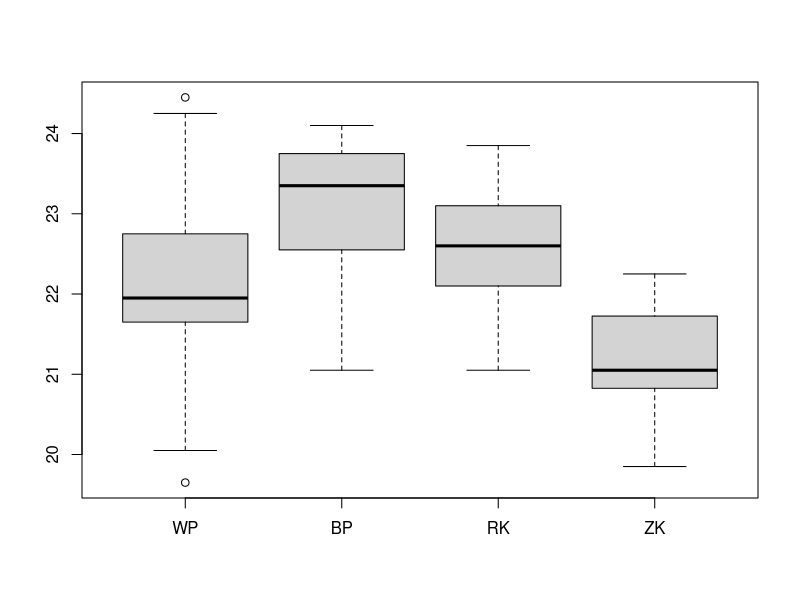

Reproduce this figure in R. (Note: this script raises an error after producing the figure.)
library(car)
library(reshape2)

df <- read.table("Kuckuckseier.txt", header=TRUE)
head(df)
dim(df)
# 45 4

# 1 = WP,  2 = BP,  3 = RK, 4 = ZK
str(df)

# Überprüfung auf NA-Werte und Anschauen der Verteilung
summary(df)
# Es gibt NA-Werte aufgrund der unterschiedlichen Anzahl von Eimessungen pro Vogelart
# NA-Werte werden bei den statistischen Tests ignoriert

boxplot(df, main="", names=c("WP", "BP", "RK", "ZK"))
names(df) <- c("WP_1", "BP_2", "RK_3", "ZK_4")

attach(df)
par(mar = c(4.2, 4, 1, 1), mfrow = c(2, 2))
hist(WP, main = "", ylab = "Empirische Dichte", probability = TRUE, 
     cex.axis = 1.1, cex.lab = 1.3)
hist(BP, main = "", ylab = "Empirische Dichte", probability = TRUE, 
     cex.axis = 1.1, cex.lab = 1.3)
hist(RK, main = "", ylab = "Empirische Dichte", probability = TRUE, 
     cex.axis = 1.1, cex.lab = 1.3)
hist(ZK, main = "", ylab = "Empirische Dichte", probability = TRUE, 
     cex.axis = 1.1, cex.lab = 1.3)

# Überprüfung auf Normalverteilung mit NQ-Plots
for (i in 1:4){
  qqnorm(df[[i]], main = colnames(df)[i], xlab = "Theoretisches Quantil", 
         ylab = "Empirisches Quantil")
  qqline(df[[i]], col = "red", lwd = 2)
}
# spricht nichts gegen eine Normalverteilung der Variablen

# Überprüfung auf Varianzhomogenität
long_df <- melt(df, variable.name = "Species", value.name = "Length")

# Levene's Test auf Varianzhomogenität
# H0: Die Varianzen in allen Gruppen sind gleich (Varianzhomogenität).
# H1: Mindestens eine Gruppe hat eine andere Varianz (keine Varianzhomogenität).
leveneTest(Length ~ Species, data = long_df)
# p-Wert = 0.6465 > 0.05, H0 kann nicht abgelehnt werden.
# Es gibt keine signifikante Unterschiede in den Varianzen. 

# Alternative: Bartlett's test
bartlett.test(Length ~ Species, data = long_df)
# p-Wert = 0.3499 > 0.05, H0 kann nicht abgelehnt werden.

#Testen auf H0: mu1 = mu2 = mu3 = mu4
anova_result <- aov(Length ~ Species, data = long_df)
summary(anova_result)
# p-Wert = 2.65e-07 < 0.05, H0 wird abgelehnt, Entscheidung für H1.
# Das bedeutet, dass es signifikante Unterschiede in den Mittelwerten der Längen
# der Kuckuckseier zwischen den Vogelarten gibt.

anova_result <- aov(Length ~ Species, data = long_df[long_df$Species != "ZK_4", ])
summary(anova_result) # p-Wert: 0.00305 -> signifikant

anova_result <- aov(Length ~ Species, data = long_df[long_df$Species != "WP_1", ])
summary(anova_result) # p-Wert: 4.43e-08 -> signifikant

anova_result <- aov(Length ~ Species, data = long_df[long_df$Species != "BP_2", ])
summary(anova_result) # p-Wert: 4.39e-05 -> signifikant

anova_result <- aov(Length ~ Species, data = long_df[long_df$Species != "RK_3", ])
summary(anova_result) # p-Wert: 8.56e-07 -> signifikant

long_df <- na.omit(long_df)

t.test(Length ~ Species, 
       data=long_df[long_df$Species == "WP_1" | long_df$Species == "BP_2", ]) 
# p-Wert = 0.002157 

t.test(Length ~ Species, 
       data=long_df[long_df$Species == "RK_3" | long_df$Species == "ZK_4", ]) 
# p-Wert = 3.836e-06

t.test(Length ~ Species, 
       data=long_df[long_df$Species == "WP_1" | long_df$Species == "RK_3", ]) 
# p-Wert = 0.05926

t.test(Length ~ Species, 
       data=long_df[long_df$Species == "BP_2" | long_df$Species == "ZK_4", ]) 
# p-Wert = 5.543e-07

t.test(Length ~ Species, 
       data=long_df[long_df$Species == "WP_1" | long_df$Species == "ZK_4", ]) 
# p-Wert = 0.0001617

t.test(Length ~ Species, 
       data=long_df[long_df$Species == "BP_2" | long_df$Species == "RK_3", ]) 
# p-Wert = 0.0972

# Tukey HSD Test, um zu bestimmen, zwischen welchen Paaren von Vogelarten 
# die Unterschiede bestehen
TukeyHSD(anova_result)
#        p adj
# BP-WP  0.0034136 < 0.05, signifikanten Unterschied in der Eilänge zwischen Baumpieper und Wiesenpieper
# RK-WP  0.3287336 > 0.05, keinen signifikanten Unterschied
# ZK-WP  0.0011116 < 0.05, signifikanten Unterschied in der Eilänge zwischen Zaunkönig und Wiesenpieper
# RK-BP  0.4022456 > 0.05, keinen signifikanten Unterschied
# ZK-BP  0.0000002 < 0.05, signifikanten Unterschied in der Eilänge zwischen Zaunkönig und Baumpieper
# ZK-RK  0.0000818 < 0.05, signifikanten Unterschied in der Eilänge zwischen Zaunkönig und Rotkehlchen

pairwise.t.test(long_df$Length, long_df$Species, p.adjust.method="holm")




